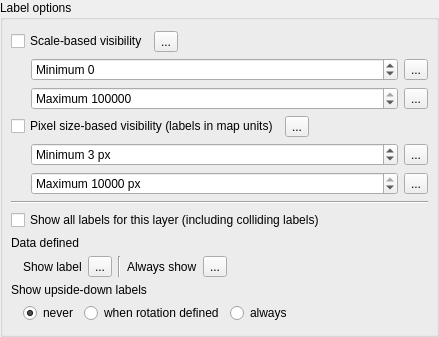
                       <widget class="QgsCollapsibleGroupBox" name="mRenderingLabelGrpBx">
                        <property name="title">
                         <string>Label options</string>
                        </property>
                        <property name="syncGroup" stdset="0">
                         <string notr="true">labelrenderinggroup</string>
                        </property>
                        <layout class="QVBoxLayout" name="verticalLayout_16">
                         <property name="leftMargin">
                          <number>8</number>
                         </property>
                         <property name="rightMargin">
                          <number>8</number>
                         </property>
                         <item>
                          <layout class="QGridLayout" name="gridLayout_9">
                           <property name="verticalSpacing">
                            <number>6</number>
                           </property>
                           <item row="0" column="0">
                            <widget class="QCheckBox" name="mScaleBasedVisibilityChkBx">
                             <property name="sizePolicy">
                              <sizepolicy hsizetype="Maximum" vsizetype="Fixed">
                               <horstretch>0</horstretch>
                               <verstretch>0</verstretch>
                              </sizepolicy>
                             </property>
                             <property name="text">
                              <string>Scale-based visibility</string>
                             </property>
                            </widget>
                           </item>
                           <item row="0" column="1">
                            <widget class="QgsDataDefinedButton" name="mScaleBasedVisibilityDDBtn">
                             <property name="text">
                              <string>...</string>
                             </property>
                            </widget>
                           </item>
                           <item row="0" column="2">
                            <spacer name="horizontalSpacer_4">
                             <property name="orientation">
                              <enum>Qt::Horizontal</enum>
                             </property>
                             <property name="sizeHint" stdset="0">
                              <size>
                               <width>0</width>
                               <height>20</height>
                              </size>
                             </property>
                            </spacer>
                           </item>
                           <item row="1" column="0" colspan="3">
                            <widget class="QFrame" name="mScaleBasedVisibilityFrame">
                             <property name="frameShape">
                              <enum>QFrame::NoFrame</enum>
                             </property>
                             <layout class="QGridLayout" name="gridLayout_2">
                              <property name="leftMargin">
                               <number>20</number>
                              </property>
                              <property name="topMargin">
                               <number>0</number>
                              </property>
                              <property name="rightMargin">
                               <number>0</number>
                              </property>
                              <property name="bottomMargin">
                               <number>0</number>
                              </property>
                              <property name="verticalSpacing">
                               <number>6</number>
                              </property>
                              <item row="0" column="0">
                               <widget class="QgsSpinBox" name="mScaleBasedVisibilityMinSpnBx">
                                <property name="sizePolicy">
                                 <sizepolicy hsizetype="MinimumExpanding" vsizetype="Fixed">
                                  <horstretch>0</horstretch>
                                  <verstretch>0</verstretch>
                                 </sizepolicy>
                                </property>
                                <property name="toolTip">
                                 <string>Value &amp;lt; 0 represents a scale closer than 1:1, e.g. -10 = 10:1.&lt;br&gt;Value of 0 disables the specific limit.</string>
                                </property>
                                <property name="prefix">
                                 <string>Minimum </string>
                                </property>
                                <property name="minimum">
                                 <number>-999999999</number>
                                </property>
                                <property name="maximum">
                                 <number>999999999</number>
                                </property>
                                <property name="showClearButton" stdset="0">
                                 <bool>false</bool>
                                </property>
                               </widget>
                              </item>
                              <item row="0" column="1">
                               <widget class="QgsDataDefinedButton" name="mScaleBasedVisibilityMinDDBtn">
                                <property name="text">
                                 <string>...</string>
                                </property>
                               </widget>
                              </item>
                              <item row="1" column="0">
                               <widget class="QgsSpinBox" name="mScaleBasedVisibilityMaxSpnBx">
                                <property name="sizePolicy">
                                 <sizepolicy hsizetype="MinimumExpanding" vsizetype="Fixed">
                                  <horstretch>0</horstretch>
                                  <verstretch>0</verstretch>
                                 </sizepolicy>
                                </property>
                                <property name="toolTip">
                                 <string>Value &amp;lt; 0 represents a scale closer than 1:1, e.g. -10 = 10:1.&lt;br&gt;Value of 0 disables the specific limit.</string>
                                </property>
                                <property name="prefix">
                                 <string>Maximum </string>
                                </property>
                                <property name="minimum">
                                 <number>-999999999</number>
                                </property>
                                <property name="maximum">
                                 <number>999999999</number>
                                </property>
                                <property name="value">
                                 <number>10000000</number>
                                </property>
                                <property name="showClearButton" stdset="0">
                                 <bool>false</bool>
                                </property>
                               </widget>
                              </item>
                              <item row="1" column="1">
                               <widget class="QgsDataDefinedButton" name="mScaleBasedVisibilityMaxDDBtn">
                                <property name="text">
                                 <string>...</string>
                                </property>
                               </widget>
                              </item>
                             </layout>
                            </widget>
                           </item>
                          </layout>
                         </item>
                         <item>
                          <layout class="QGridLayout" name="gridLayout_16">
                           <property name="verticalSpacing">
                            <number>6</number>
                           </property>
                           <item row="0" column="0">
                            <widget class="QCheckBox" name="mFontLimitPixelChkBox">
                             <property name="sizePolicy">
                              <sizepolicy hsizetype="Maximum" vsizetype="Fixed">
                               <horstretch>0</horstretch>
                               <verstretch>0</verstretch>
                              </sizepolicy>
                             </property>
                             <property name="text">
                              <string>Pixel size-based visibility (labels in map units)</string>
                             </property>
                            </widget>
                           </item>
                           <item row="0" column="1">
                            <widget class="QgsDataDefinedButton" name="mFontLimitPixelDDBtn">
                             <property name="text">
                              <string>...</string>
                             </property>
                            </widget>
                           </item>
                           <item row="0" column="2">
                            <spacer name="horizontalSpacer_6">
                             <property name="orientation">
                              <enum>Qt::Horizontal</enum>
                             </property>
                             <property name="sizeHint" stdset="0">
                              <size>
                               <width>0</width>
                               <height>20</height>
                              </size>
                             </property>
                            </spacer>
                           </item>
                           <item row="1" column="0" colspan="3">
                            <widget class="QFrame" name="mFontLimitPixelFrame">
                             <property name="frameShape">
                              <enum>QFrame::NoFrame</enum>
                             </property>
                             <layout class="QGridLayout" name="gridLayout_32">
                              <property name="leftMargin">
                               <number>20</number>
                              </property>
                              <property name="topMargin">
                               <number>0</number>
                              </property>
                              <property name="rightMargin">
                               <number>0</number>
                              </property>
                              <property name="bottomMargin">
                               <number>0</number>
                              </property>
                              <property name="verticalSpacing">
                               <number>6</number>
                              </property>
                              <item row="0" column="0">
                               <widget class="QgsSpinBox" name="mFontMinPixelSpinBox">
                                <property name="sizePolicy">
                                 <sizepolicy hsizetype="MinimumExpanding" vsizetype="Fixed">
                                  <horstretch>0</horstretch>
                                  <verstretch>0</verstretch>
                                 </sizepolicy>
                                </property>
                                <property name="toolTip">
                                 <string>Labels will not show if smaller than this on screen</string>
                                </property>
                                <property name="suffix">
                                 <string> px</string>
                                </property>
                                <property name="prefix">
                                 <string>Minimum </string>
                                </property>
                                <property name="minimum">
                                 <number>1</number>
                                </property>
                                <property name="maximum">
                                 <number>1000</number>
                                </property>
                                <property name="value">
                                 <number>3</number>
                                </property>
                                <property name="showClearButton" stdset="0">
                                 <bool>false</bool>
                                </property>
                               </widget>
                              </item>
                              <item row="0" column="1">
                               <widget class="QgsDataDefinedButton" name="mFontMinPixelDDBtn">
                                <property name="text">
                                 <string>...</string>
                                </property>
                               </widget>
                              </item>
                              <item row="1" column="0">
                               <widget class="QgsSpinBox" name="mFontMaxPixelSpinBox">
                                <property name="sizePolicy">
                                 <sizepolicy hsizetype="MinimumExpanding" vsizetype="Fixed">
                                  <horstretch>0</horstretch>
                                  <verstretch>0</verstretch>
                                 </sizepolicy>
                                </property>
                                <property name="toolTip">
                                 <string>Labels will not show if larger than this on screen</string>
                                </property>
                                <property name="suffix">
                                 <string> px</string>
                                </property>
                                <property name="prefix">
                                 <string>Maximum </string>
                                </property>
                                <property name="minimum">
                                 <number>1</number>
                                </property>
                                <property name="maximum">
                                 <number>10000</number>
                                </property>
                                <property name="value">
                                 <number>10000</number>
                                </property>
                                <property name="showClearButton" stdset="0">
                                 <bool>false</bool>
                                </property>
                               </widget>
                              </item>
                              <item row="1" column="1">
                               <widget class="QgsDataDefinedButton" name="mFontMaxPixelDDBtn">
                                <property name="text">
                                 <string>...</string>
                                </property>
                               </widget>
                              </item>
                             </layout>
                            </widget>
                           </item>
                          </layout>
                         </item>
                         <item>
                          <widget class="Line" name="line_2">
                           <property name="orientation">
                            <enum>Qt::Horizontal</enum>
                           </property>
                          </widget>
                         </item>
                         <item>
                          <widget class="QCheckBox" name="mPalShowAllLabelsForLayerChkBx">
                           <property name="text">
                            <string>Show all labels for this layer (including colliding labels)</string>
                           </property>
                          </widget>
                         </item>
                         <item>
                          <widget class="QFrame" name="mLabelRenderingDDFrame">
                           <property name="frameShape">
                            <enum>QFrame::NoFrame</enum>
                           </property>
                           <property name="frameShadow">
                            <enum>QFrame::Raised</enum>
                           </property>
                           <layout class="QGridLayout" name="gridLayout_5">
                            <property name="verticalSpacing">
                             <number>6</number>
                            </property>
                            <property name="margin">
                             <number>0</number>
                            </property>
                            <item row="1" column="6">
                             <spacer name="horizontalSpacer_23">
                              <property name="orientation">
                               <enum>Qt::Horizontal</enum>
                              </property>
                              <property name="sizeHint" stdset="0">
                               <size>
                                <width>195</width>
                                <height>20</height>
                               </size>
                              </property>
                             </spacer>
                            </item>
                            <item row="1" column="2">
                             <widget class="QgsDataDefinedButton" name="mShowLabelDDBtn">
                              <property name="text">
                               <string>...</string>
                              </property>
                             </widget>
                            </item>
                            <item row="1" column="5">
                             <widget class="QgsDataDefinedButton" name="mAlwaysShowDDBtn">
                              <property name="text">
                               <string>...</string>
                              </property>
                             </widget>
                            </item>
                            <item row="1" column="4">
                             <widget class="QLabel" name="mAlwaysShowLabel">
                              <property name="sizePolicy">
                               <sizepolicy hsizetype="Maximum" vsizetype="Preferred">
                                <horstretch>0</horstretch>
                                <verstretch>0</verstretch>
                               </sizepolicy>
                              </property>
                              <property name="text">
                               <string>Always show</string>
                              </property>
                             </widget>
                            </item>
                            <item row="1" column="1">
                             <widget class="QLabel" name="mShowLabelLabel">
                              <property name="enabled">
                               <bool>true</bool>
                              </property>
                              <property name="sizePolicy">
                               <sizepolicy hsizetype="Maximum" vsizetype="Preferred">
                                <horstretch>0</horstretch>
                                <verstretch>0</verstretch>
                               </sizepolicy>
                              </property>
                              <property name="text">
                               <string>Show label</string>
                              </property>
                             </widget>
                            </item>
                            <item row="1" column="0">
                             <spacer name="horizontalSpacer_10">
                              <property name="orientation">
                               <enum>Qt::Horizontal</enum>
                              </property>
                              <property name="sizeType">
                               <enum>QSizePolicy::Fixed</enum>
                              </property>
                              <property name="sizeHint" stdset="0">
                               <size>
                                <width>6</width>
                                <height>20</height>
                               </size>
                              </property>
                             </spacer>
                            </item>
                            <item row="1" column="3">
                             <widget class="Line" name="line_4">
                              <property name="orientation">
                               <enum>Qt::Vertical</enum>
                              </property>
                             </widget>
                            </item>
                            <item row="0" column="0" colspan="7">
                             <widget class="QLabel" name="label_3">
                              <property name="text">
                               <string>Data defined</string>
                              </property>
                             </widget>
                            </item>
                           </layout>
                          </widget>
                         </item>
                         <item>
                          <widget class="QFrame" name="mUpsidedownFrame">
                           <layout class="QGridLayout" name="gridLayout">
                            <property name="verticalSpacing">
                             <number>6</number>
                            </property>
                            <property name="margin">
                             <number>0</number>
                            </property>
                            <item row="1" column="3">
                             <widget class="QRadioButton" name="mUpsidedownRadioAll">
                              <property name="text">
                               <string>always</string>
                              </property>
                             </widget>
                            </item>
                            <item row="1" column="1">
                             <widget class="QRadioButton" name="mUpsidedownRadioOff">
                              <property name="sizePolicy">
                               <sizepolicy hsizetype="Maximum" vsizetype="Fixed">
                                <horstretch>0</horstretch>
                                <verstretch>0</verstretch>
                               </sizepolicy>
                              </property>
                              <property name="text">
                               <string>never</string>
                              </property>
                              <property name="checked">
                               <bool>true</bool>
                              </property>
                             </widget>
                            </item>
                            <item row="1" column="2">
                             <widget class="QRadioButton" name="mUpsidedownRadioDefined">
                              <property name="sizePolicy">
                               <sizepolicy hsizetype="Maximum" vsizetype="Fixed">
                                <horstretch>0</horstretch>
                                <verstretch>0</verstretch>
                               </sizepolicy>
                              </property>
                              <property name="text">
                               <string>when rotation defined</string>
                              </property>
                             </widget>
                            </item>
                            <item row="1" column="0">
                             <spacer name="horizontalSpacer_3">
                              <property name="orientation">
                               <enum>Qt::Horizontal</enum>
                              </property>
                              <property name="sizeType">
                               <enum>QSizePolicy::Fixed</enum>
                              </property>
                              <property name="sizeHint" stdset="0">
                               <size>
                                <width>6</width>
                                <height>20</height>
                               </size>
                              </property>
                             </spacer>
                            </item>
                            <item row="0" column="0" colspan="4">
                             <widget class="QLabel" name="mUpsidedownLabel">
                              <property name="text">
                               <string>Show upside-down labels</string>
                              </property>
                             </widget>
                            </item>
                           </layout>
                          </widget>
                         </item>
                        </layout>
                       </widget>
